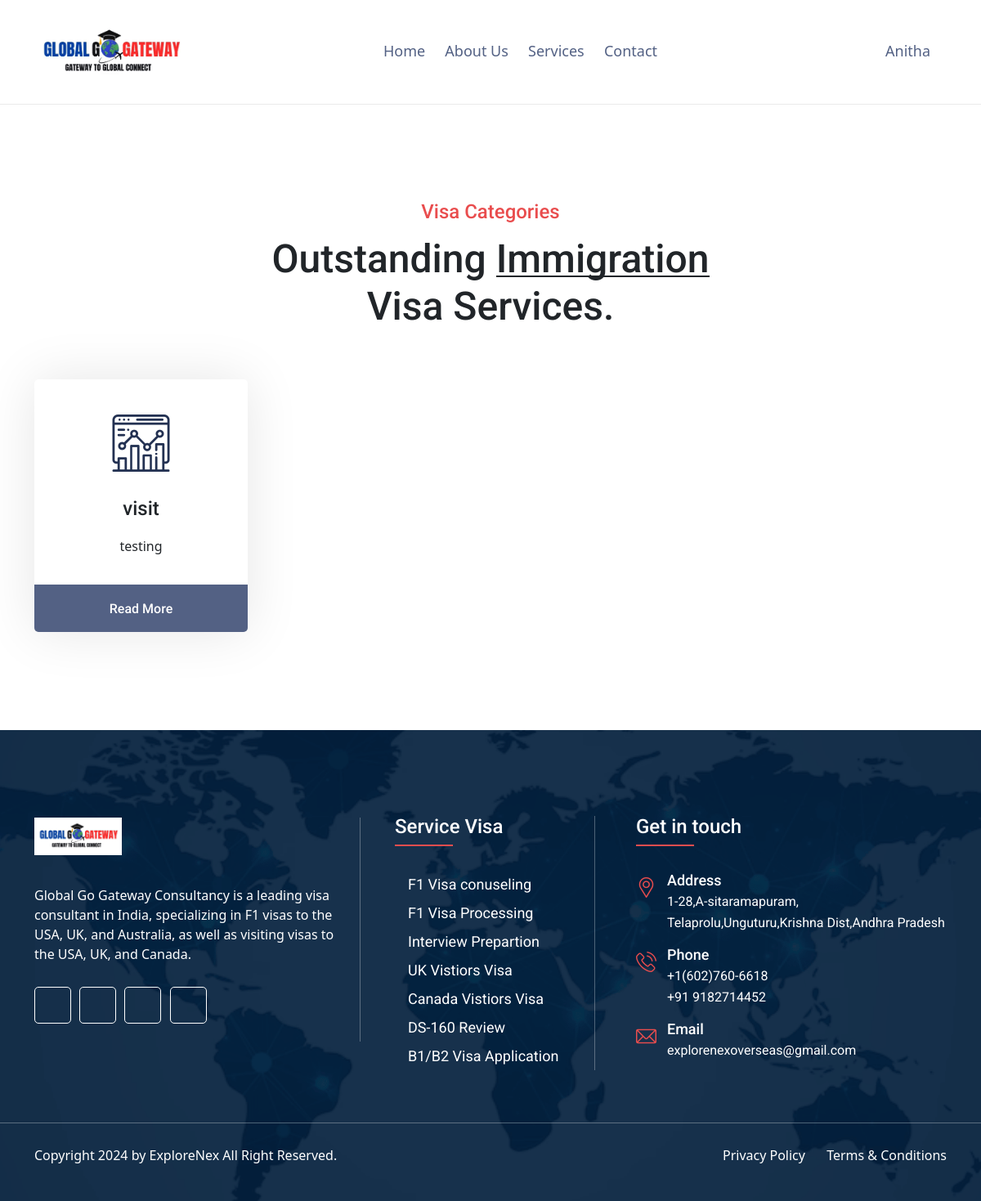
Page /countery_services/USA/ (signed in) on the committed database.
### app/models.py (models this page shows, shortened)
class Users(AbstractBaseUser, PermissionsMixin):
    email = models.EmailField(unique=True)
    username = models.CharField(max_length=100, unique=True)
    phone = models.CharField(max_length=20, unique=True)
    first_name = models.CharField(max_length=100, blank=True, null=True)
    last_name = models.CharField(max_length=100, blank=True, null=True)
    date_of_birth = models.DateField(blank=True, null=True)
    profile_image = models.ImageField(upload_to='profile_images/', blank=True, null=True)
    referal_code  = models.CharField(max_length=100,blank=True, null=True)
    pincode = models.IntegerField(blank=True, null=True)
    address = models.TextField(blank=True, null=True)
    videos_show = models.BooleanField(default=True)
    created_at = models.DateTimeField(auto_now_add=True)
    updated_at = models.DateTimeField(auto_now=True)
    VISIBLE = True
    HIDDEN = False
    VISIBILITY_CHOICES = [
        (VISIBLE, 'Visible'),
        (HIDDEN, 'Hidden'),
    ]
    videos_show = models.BooleanField(choices=VISIBILITY_CHOICES, default=VISIBLE)
    is_active = models.BooleanField(default=True)
    is_staff = models.BooleanField(default=False)
    USERNAME_FIELD = 'email'
    REQUIRED_FIELDS = ['username', 'phone']
    objects = UserManager()
    role = models.CharField(choices=user_roles,max_length=100,null=True,blank=True,default='admin')

class VisaTypes(models.Model):
    Country = models.ForeignKey('Country', models.DO_NOTHING, null=False,blank=False,db_column='Country_id')
    country_logo = models.ImageField(upload_to='country_images/', blank=True, null=True)
    Visa_Types = models.CharField(choices=Visa_Types,max_length=100,null=True,blank=True,default='visit visa')
    Description = models.TextField(blank=True, null=True)
    created_by = models.ForeignKey('Users', models.DO_NOTHING, null=False,blank=False,related_name='created_country_type',db_column='created_by')
    created_at = models.DateTimeField(auto_now_add=True)
    class Meta:
        managed = True
        db_table = 'visa_types_list'

### app/views.py (the view)
# urls.py: path('countery_services/<str:countery_name>/',countery_service_view , name='countery_services'),
@login_required
@csrf_exempt
def countery_service_view(request,countery_name):
    context = {}
    try:
        visa_list = VisaTypes.objects.filter(Country__countery_name=countery_name)
        context['visa_type'] = visa_list
        return render(request, 'uifiles/visa_service.html',context)
    except template.TemplateDoesNotExist:
        html_template = loader.get_template('uifiles/page-404.html')
        return HttpResponse(html_template.render(context, request))
    except:
        html_template = loader.get_template('uifiles/page-500.html')
        return HttpResponse(html_template.render(context, request))

### templates/uifiles/visa_service.html (shortened to what this page needs)
{% extends 'uifiles/base.html' %}
{% load static %}
{% block content %}
<section class="ServicePageSection">
    <div class="container">
        <div class="row">
            <div class="col-lg-12 text-center">
                <h5 class="subTitle">Visa Categories</h5>
                <h2 class="secTitle">Outstanding <span class="typewrite" data-period="2000" data-type="[ &quot;Immigration&quot;, &quot;Study&quot;, &quot;Family&quot;, &quot;Tourist&quot; ]"></span><br> Visa Services.</h2>
            </div>
        </div>
        <div class="row">
            {% for item in visa_type%}
            <div class="col-lg-3 col-sm-6">
                <div class="serviceItem02 si04 text-center">
                    <div class="serviceWrapper">
                        <div class="serIcon"><i class="flaticon-analytics"></i></div>
                        <h3><a href="single-service.html">{{item.Visa_Types}}</a></h3>
                        <p>{{item.Description}}</p>
                        <a class="immiPressBtn" href="/visa_application_list/{{item.Country.countery_name}}/{{item.Visa_Types}}/"><span>Read More</span></a>
                    </div>
                </div>
            </div>
            {% endfor %}
        </div>
    </div>
</section>
{% endblock %}

### templates/uifiles/base.html (shortened to what this page needs)
{% load static %}
<!DOCTYPE html>
<html class="no-js" lang="en">
    <head>
        <link rel="stylesheet" href="{% static 'assets/css/bootstrap.css' %}">
        <link rel="stylesheet" href="{% static 'assets/css/animate.css' %}">
        <link rel="stylesheet" href="{% static 'assets/css/fontawesome-all.css' %}">
        <link rel="stylesheet" href="{% static 'assets/css/flaticon.css' %}">
        <link rel="stylesheet" href="{% static 'assets/css/owl.theme.default.min.css' %}">
        <link rel="stylesheet" href="{% static 'assets/css/owl.carousel.min.css' %}">
        <link rel="stylesheet" href="{% static 'assets/css/lightcase.css' %}">
        <link rel="stylesheet" href="{% static 'assets/css/nice-select.css' %}">
        <link rel="stylesheet" href="{% static 'assets/css/main.css' %}">
        <link rel="stylesheet" href="{% static 'assets/css/stepform.css' %}">
        <link rel="stylesheet" href="{% static 'assets/css/model.css' %}">
        <link rel="stylesheet" type="text/css" href="https://cdn.datatables.net/2.0.3/css/dataTables.bootstrap5.css">
        <link rel="stylesheet" type="text/css" href="https://cdnjs.cloudflare.com/ajax/libs/twitter-bootstrap/5.3.0/css/bootstrap.min.css">
        <link rel="stylesheet" type="text/css" href="https://cdn.datatables.net/buttons/2.2.2/css/buttons.dataTables.min.css">
    </head>
    <body>
        <header class="header03 isSticky">
            <div class="container">
                <div class="row">
                    <div class="col-lg-12">
                        <div class="header01Inner">
                            <div class="logo01" >
                                <a href="index.html">
                                    <img src="{% static 'assets/images/bg/logo.gif' %}" style="height: 80px;" alt="ImmiPress"/>
                                </a>
                            </div>
                            <div>
                                <nav class="mainMenu">
                                    <ul class="sub-menu">
                                        <li><a href="/">Home</a></li>
                                        <li><a href="/about/">About Us</a></li>
                                        <li><a href="/services/">Services</a></li>
                                        <li><a href="/contactus/">Contact</a></li>
                                    </ul>
                                </nav>
                            </div>
                            <div>
                                <nav class="mainMenu">
                                    <ul class="sub-menu">
                                        <li class="">
                                            {% if request.user.is_authenticated %}
                                            <a href=""><i class="fas fa-brands fa-user"></i>&nbsp;{{ request.user.username }}</a>
                                            {% else %}
                                            <a href="/login/" style="font-weight: 400; font-size: medium;"><i class="fas fa-brands fa-user">&nbsp;Login</i></a>
                                            {% endif %}
                                        </li>
                                    </ul>
                                </nav>
                            </div>
                        </div>
                    </div>
                </div>
            </div>
        </header>
        {% block content %}
        {% endblock %}
        <footer class="footer_02"  style="background-image:url(../../static/assets/images/bg/login-bg.png);">
            <div class="container">
                <div class="row">
                    <div class="col-lg-4 col-md-5">
                        <aside class="aboutWidget">
                            <a href="index.html"><img src="{% static 'assets/images/bg/logo.gif' %}" alt="ImmiPress"/></a>
                           <p>Global Go Gateway Consultancy is a leading visa consultant in India, specializing in F1 visas to the USA, UK, and Australia, as well as visiting visas to the USA, UK, and Canada.</p>
                            <div class="abSocial">
                                <a href="javascript:void(0);"><i class="fa-brands fa-facebook-f"></i></a>
                                <a href="javascript:void(0);"><i class="fa-brands fa-twitter"></i></a>
                                <a href="javascript:void(0);"><i class="fa-brands fa-instagram"></i></a>
                                <a href="javascript:void(0);"><i class="fa-brands fa-dribbble"></i></a>
                            </div>
                        </aside>
                    </div>
                    <div class="col-lg-4 col-md-7">
                        <aside class="widget serviceMenu">
                            <h3 class="widgetTitle">Service Visa</h3>
                            <ul class="menu">
                                <li><a href="/services/">F1 Visa conuseling</a></li>
                                <li><a href="/services/">F1 Visa Processing</a></li>
                                <li><a href="/services/">Interview Prepartion</a></li>
                                <li><a href="/services/">UK Vistiors Visa</a></li>
                                <li><a href="/services/">Canada Vistiors Visa</a></li>
                                <li><a href="/services/">DS-160 Review</a></li>
                                <li><a href="/services/">B1/B2 Visa Application </a></li>
                            </ul>
                        </aside>
                    </div>
                    <div class="col-lg-4 col-md-6">
                        <aside class="contactWidget">
                            <h3 class="widgetTitle">Get in touch</h3>
                            <div class="iconBox01">
                                <div class="ibBox"><i class="flaticon-placeholder"></i></div>
                                <h3 class="ibTitle">Address</h3>
                                <p>1-28,A-sitaramapuram,<br>Telaprolu,Unguturu,Krishna Dist,Andhra Pradesh</p>
                            </div>
                            <div class="iconBox01">
                                <div class="ibBox"><i class="flaticon-phone-call"></i></div>
                                <h3 class="ibTitle">Phone</h3>
                                <p>+1(602)760-6618<br>+91 9182714452</p>
                            </div>
                            <div class="iconBox01">
                                <div class="ibBox"><i class="flaticon-email-1"></i></div>
                                <h3 class="ibTitle">Email</h3>
                                <p>explorenexoverseas@gmail.com</p>
                            </div>
                        </aside>
                    </div>
                </div>
            </div>
            <div class="container-fluid">
                <div class="row">
                    <div class="col-lg-12"><div class="brhr"></div></div>
                </div>
            </div>
            <div class="container">
                <div class="row">
                    <div class="col-md-6">
                        <p class="copyright">Copyright 2024 by ExploreNex All Right Reserved.</p>
                    </div>
                    <div class="col-md-6">
                        <div class="crMenu">
                            <ul class="menu">
                                <li><a href="javascript:void(0);">Privacy Policy</a></li>
                                <li><a href="javascript:void(0);">Terms & Conditions</a></li>
                            </ul>
                        </div>
                    </div>
                </div>
            </div>
        </footer>
    </body>
</html>

### static/assets/css/stepform.css (style rules this page uses)
h2 { margin: 0; }
.text-center { text-align: center; }

### rows in the picture
Users: user.username "Anitha"
VisaTypes: Visa_Types "visit", Description "testing"
